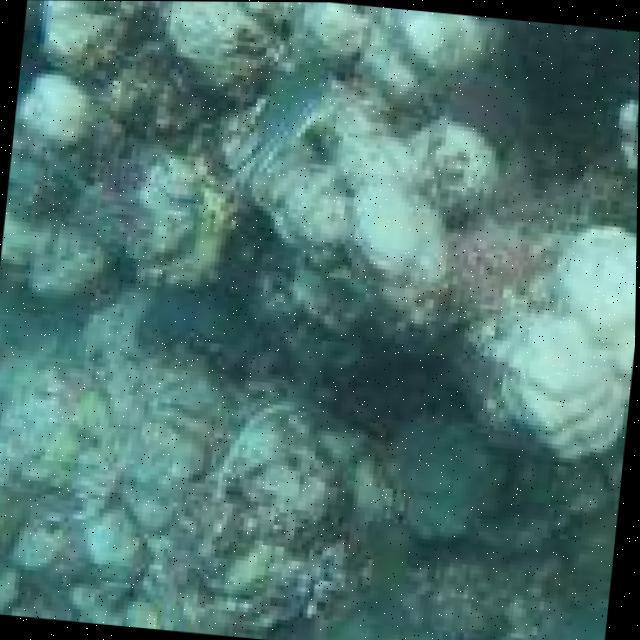
#> input picture dataset/coral_dataset/test/images/0u0ev0su4q-JPG-pointpk114028733-thumbnail_jpg.rf.6845509db8de70a9f2fe6f9ddeb5b0fd.jpg, 640 x 640 px
$ python -i preprocessing.py   (imports and definitions only)
#> lines starting #> are read from the running program, lines starting #| are printed output that depends on the picture
import cv2
import numpy as np


def preprocess_image(image):
    """
    Prepare an uploaded coral image for visualisation
    and future model inference.

    Returns an RGB image.
    """

    image = np.array(image)

    # RGB → BGR
    image = cv2.cvtColor(
        image,
        cv2.COLOR_RGB2BGR
    )
#> image is the input picture: shape (640, 640, 3); mean B, G, R 111.8, 117.3, 78.4

    # Resize
    image = cv2.resize(
        image,
        (640, 640)
    )

    # Contrast enhancement
    lab = cv2.cvtColor(
        image,
        cv2.COLOR_BGR2LAB
    )
#> lab: shape (640, 640, 3); mean of channels 0, 1, 2 116.9, 113.4, 126.7

    l, a, b = cv2.split(lab)
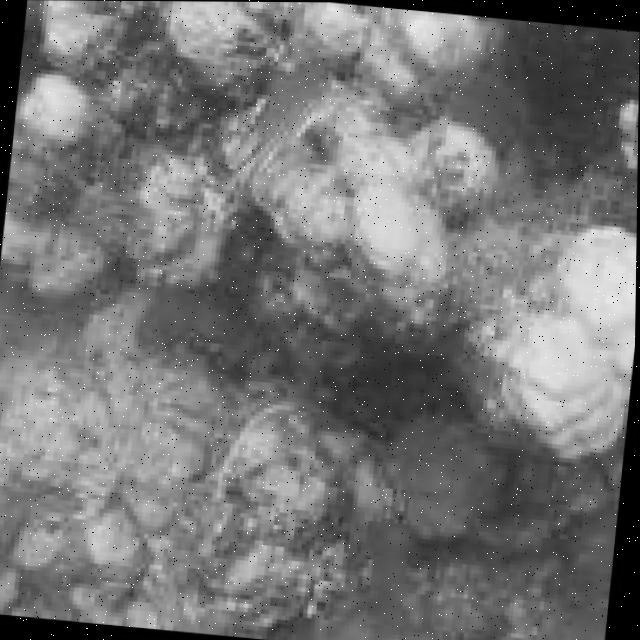
#> l: shape (640, 640); min 0, max 255, mean 116.9
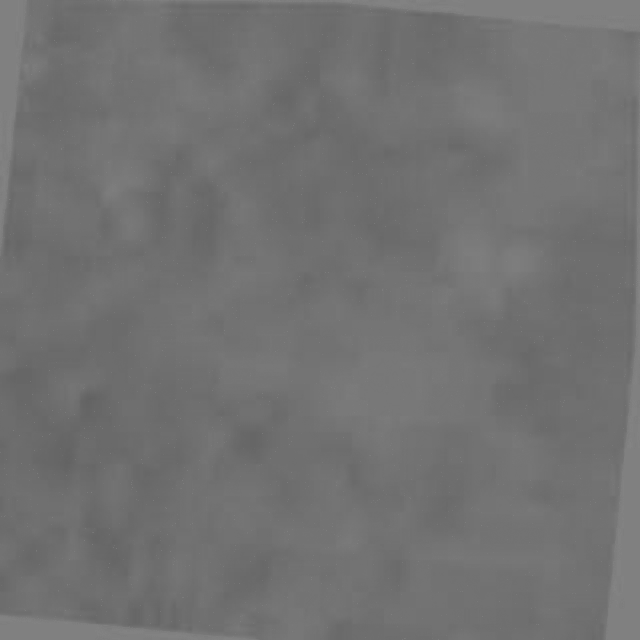
#> a: shape (640, 640); min 98, max 134, mean 113.4
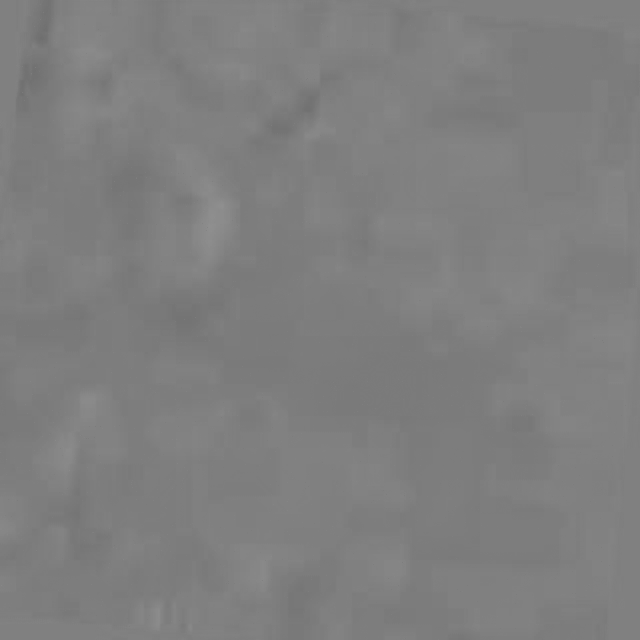
#> b: shape (640, 640); min 111, max 143, mean 126.7

    clahe = cv2.createCLAHE(
        clipLimit=2.0,
        tileGridSize=(8, 8)
    )

    l = clahe.apply(l)
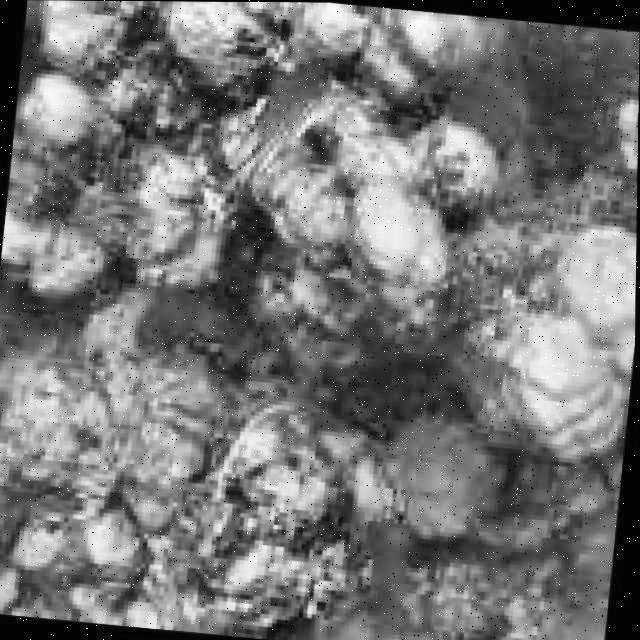
#> l: shape (640, 640); min 1, max 255, mean 119

    enhanced = cv2.merge(
        (l, a, b)
    )
#> enhanced: shape (640, 640, 3); mean of channels 0, 1, 2 119, 113.4, 126.7

    enhanced = cv2.cvtColor(
        enhanced,
        cv2.COLOR_LAB2RGB
    )
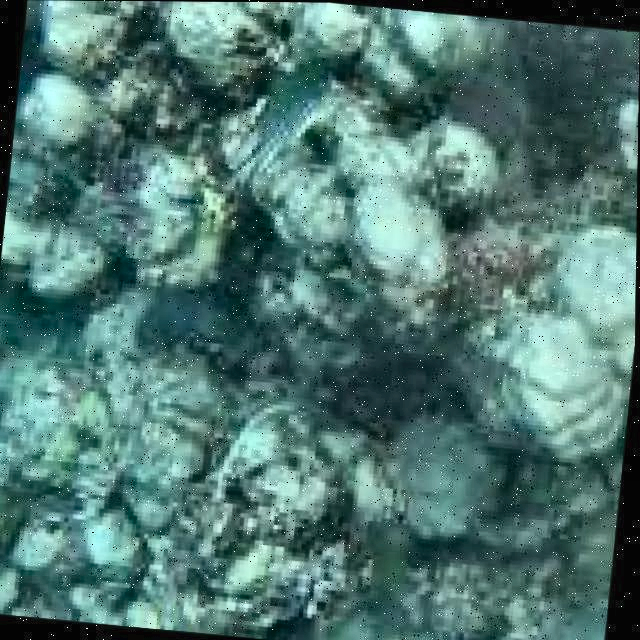
#> enhanced: shape (640, 640, 3); mean R, G, B 81.1, 120.3, 114.8

    return enhanced

>>> import cv2
>>> picture = cv2.cvtColor(cv2.imread('../dataset/coral_dataset/test/images/0u0ev0su4q-JPG-pointpk114028733-thumbnail_jpg.rf.6845509db8de70a9f2fe6f9ddeb5b0fd.jpg'), cv2.COLOR_BGR2RGB)
>>> result = preprocess_image(picture)

$ run again, on dataset/coral_dataset/test/images/107_png_jpg.rf.9e15e084f743691fc5b0a770dbafcba8.jpg
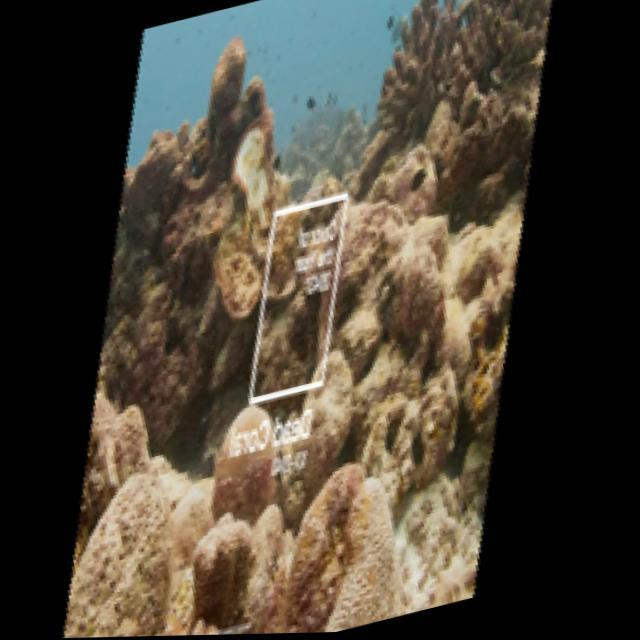
#> input picture dataset/coral_dataset/test/images/107_png_jpg.rf.9e15e084f743691fc5b0a770dbafcba8.jpg, 640 x 640 px
#> in preprocess_image, image is the input picture: shape (640, 640, 3); mean B, G, R 55.7, 68.1, 75.4
#> lab: shape (640, 640, 3); mean of channels 0, 1, 2 73.3, 129.4, 136.2
#> in preprocess_image, `l, a, b = cv2.split(lab)`:
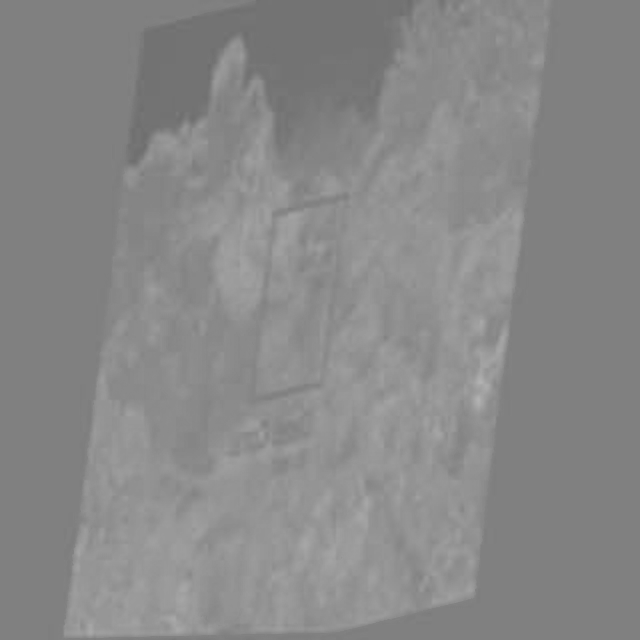
#> b: shape (640, 640); min 108, max 178, mean 136.2
#> in preprocess_image, `enhanced = cv2.cvtColor( enhanced, cv2.COLOR_LAB2RGB )`:
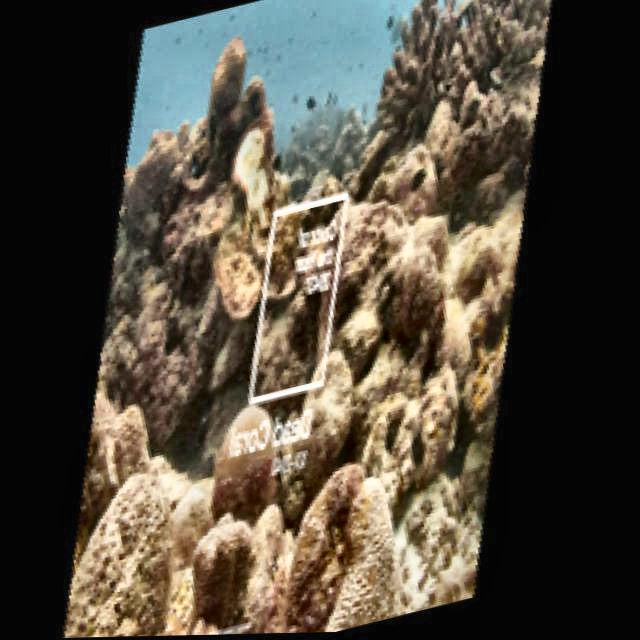
#> enhanced: shape (640, 640, 3); mean R, G, B 83.3, 75.9, 63.3

$ run again, on dataset/coral_dataset/test/images/126_png_jpg.rf.8e3c12776b9435d004fdc5c5b498881a.jpg
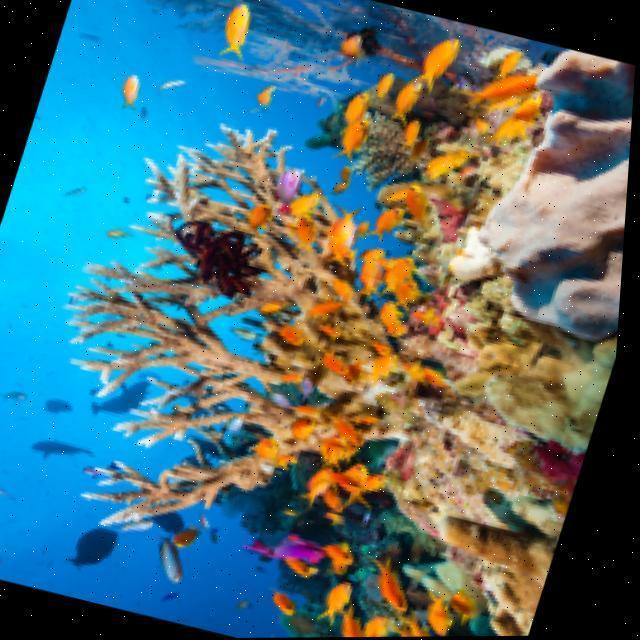
#> input picture dataset/coral_dataset/test/images/126_png_jpg.rf.8e3c12776b9435d004fdc5c5b498881a.jpg, 640 x 640 px
#> in preprocess_image, image is the input picture: shape (640, 640, 3); mean B, G, R 116.8, 111.1, 77.9
#> lab: shape (640, 640, 3); mean of channels 0, 1, 2 117.4, 128.7, 124.2
#> in preprocess_image, `l = clahe.apply(l)`:
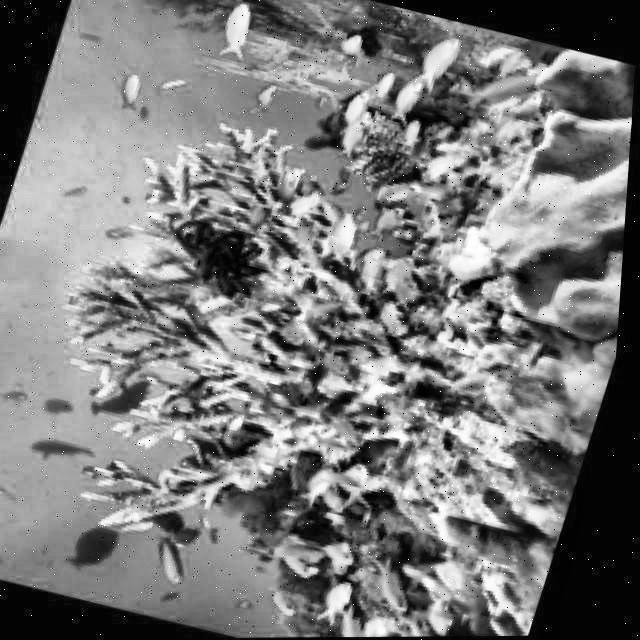
#> l: shape (640, 640); min 0, max 255, mean 122.4
#> in preprocess_image, `enhanced = cv2.cvtColor( enhanced, cv2.COLOR_LAB2RGB )`:
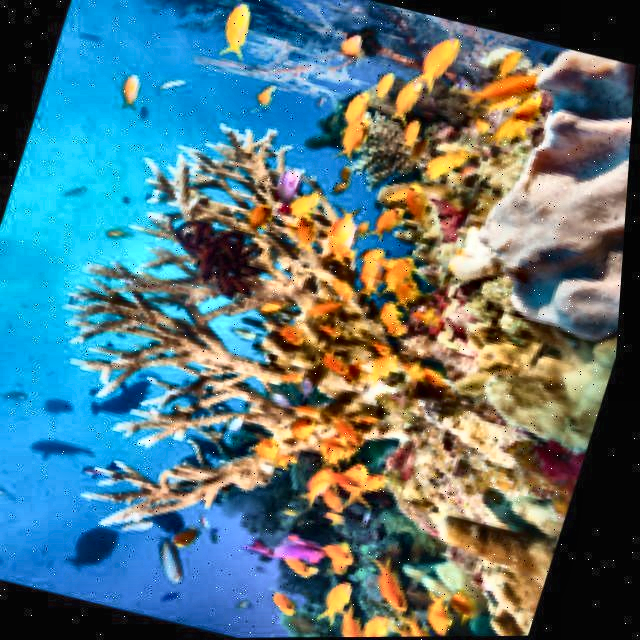
#> enhanced: shape (640, 640, 3); mean R, G, B 87.3, 117.1, 122.7
